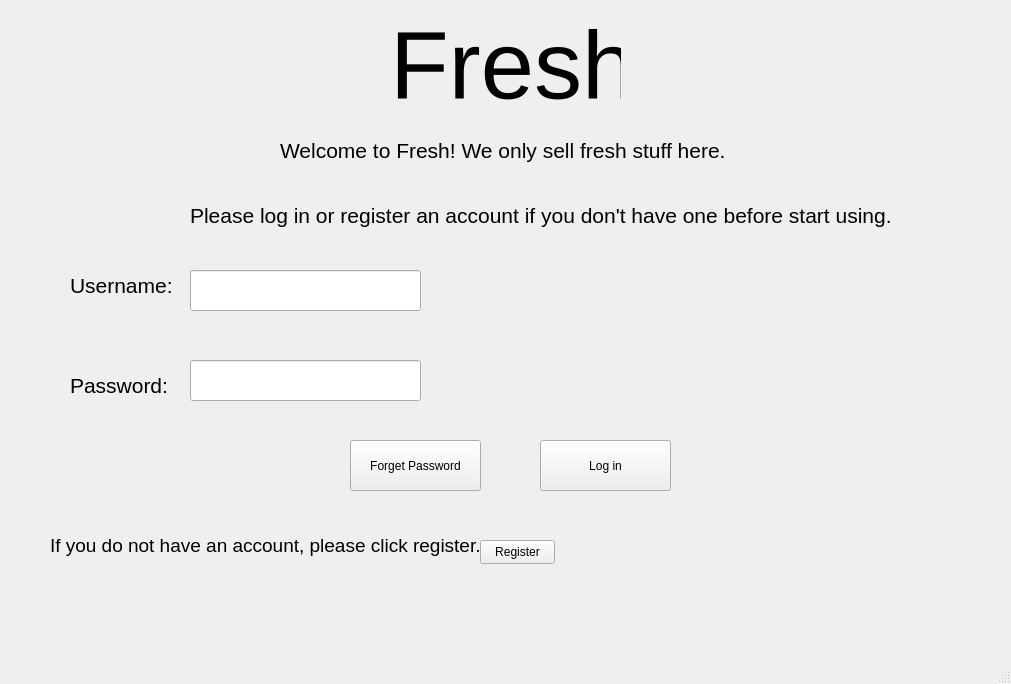
<?xml version="1.0" encoding="UTF-8"?>
<ui version="4.0">
 <class>MainWindow</class>
 <widget class="QMainWindow" name="MainWindow">
  <property name="geometry">
   <rect>
    <x>0</x>
    <y>0</y>
    <width>1011</width>
    <height>684</height>
   </rect>
  </property>
  <property name="windowTitle">
   <string>MainWindow</string>
  </property>
  <widget class="QWidget" name="centralwidget">
   <widget class="QLabel" name="label">
    <property name="geometry">
     <rect>
      <x>390</x>
      <y>0</y>
      <width>231</width>
      <height>131</height>
     </rect>
    </property>
    <property name="font">
     <font>
      <pointsize>72</pointsize>
     </font>
    </property>
    <property name="text">
     <string>Fresh</string>
    </property>
   </widget>
   <widget class="QLabel" name="label_2">
    <property name="geometry">
     <rect>
      <x>280</x>
      <y>120</y>
      <width>451</width>
      <height>61</height>
     </rect>
    </property>
    <property name="font">
     <font>
      <pointsize>16</pointsize>
     </font>
    </property>
    <property name="text">
     <string>Welcome to Fresh! We only sell fresh stuff here. </string>
    </property>
   </widget>
   <widget class="QLabel" name="label_3">
    <property name="geometry">
     <rect>
      <x>190</x>
      <y>180</y>
      <width>711</width>
      <height>71</height>
     </rect>
    </property>
    <property name="font">
     <font>
      <pointsize>16</pointsize>
     </font>
    </property>
    <property name="text">
     <string>Please log in or register an account if you don't have one before start using.</string>
    </property>
   </widget>
   <widget class="QLabel" name="label_4">
    <property name="geometry">
     <rect>
      <x>70</x>
      <y>260</y>
      <width>111</width>
      <height>51</height>
     </rect>
    </property>
    <property name="font">
     <font>
      <pointsize>16</pointsize>
     </font>
    </property>
    <property name="text">
     <string>Username:</string>
    </property>
   </widget>
   <widget class="QLineEdit" name="lineEdit">
    <property name="geometry">
     <rect>
      <x>190</x>
      <y>270</y>
      <width>231</width>
      <height>41</height>
     </rect>
    </property>
   </widget>
   <widget class="QLabel" name="label_5">
    <property name="geometry">
     <rect>
      <x>70</x>
      <y>360</y>
      <width>111</width>
      <height>51</height>
     </rect>
    </property>
    <property name="font">
     <font>
      <pointsize>16</pointsize>
     </font>
    </property>
    <property name="text">
     <string>Password:</string>
    </property>
   </widget>
   <widget class="QLineEdit" name="lineEdit_2">
    <property name="geometry">
     <rect>
      <x>190</x>
      <y>360</y>
      <width>231</width>
      <height>41</height>
     </rect>
    </property>
   </widget>
   <widget class="QPushButton" name="pushButton">
    <property name="geometry">
     <rect>
      <x>540</x>
      <y>440</y>
      <width>131</width>
      <height>51</height>
     </rect>
    </property>
    <property name="text">
     <string>Log in</string>
    </property>
   </widget>
   <widget class="QPushButton" name="pushButton_2">
    <property name="geometry">
     <rect>
      <x>350</x>
      <y>440</y>
      <width>131</width>
      <height>51</height>
     </rect>
    </property>
    <property name="text">
     <string>Forget Password</string>
    </property>
   </widget>
   <widget class="QLabel" name="label_6">
    <property name="geometry">
     <rect>
      <x>50</x>
      <y>530</y>
      <width>431</width>
      <height>31</height>
     </rect>
    </property>
    <property name="font">
     <font>
      <pointsize>14</pointsize>
     </font>
    </property>
    <property name="text">
     <string>If you do not have an account, please click register.</string>
    </property>
   </widget>
   <widget class="QPushButton" name="pushButton_3">
    <property name="geometry">
     <rect>
      <x>480</x>
      <y>540</y>
      <width>75</width>
      <height>24</height>
     </rect>
    </property>
    <property name="text">
     <string>Register</string>
    </property>
   </widget>
  </widget>
  <widget class="QMenuBar" name="menubar">
   <property name="geometry">
    <rect>
     <x>0</x>
     <y>0</y>
     <width>1011</width>
     <height>22</height>
    </rect>
   </property>
  </widget>
  <widget class="QStatusBar" name="statusbar"/>
 </widget>
 <resources/>
 <connections/>
</ui>
